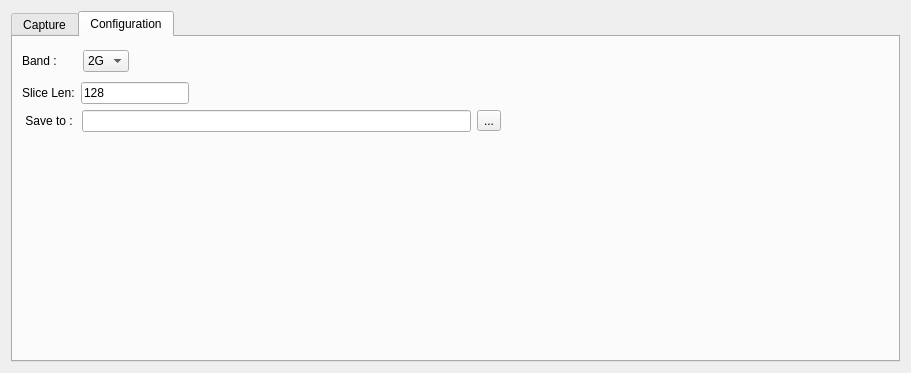
<?xml version="1.0" encoding="UTF-8"?>
<ui version="4.0">
 <class>Widget</class>
 <widget class="QWidget" name="Widget">
  <property name="geometry">
   <rect>
    <x>0</x>
    <y>0</y>
    <width>782</width>
    <height>373</height>
   </rect>
  </property>
  <property name="windowTitle">
   <string>Widget</string>
  </property>
  <layout class="QVBoxLayout" name="verticalLayout_7">
   <item>
    <widget class="QTabWidget" name="tabWidget">
     <property name="sizePolicy">
      <sizepolicy hsizetype="Minimum" vsizetype="Expanding">
       <horstretch>0</horstretch>
       <verstretch>0</verstretch>
      </sizepolicy>
     </property>
     <property name="currentIndex">
      <number>1</number>
     </property>
     <widget class="QWidget" name="tab">
      <attribute name="title">
       <string>Capture</string>
      </attribute>
      <layout class="QHBoxLayout" name="horizontalLayout_3">
       <item>
        <layout class="QVBoxLayout" name="verticalLayout">
         <item>
          <layout class="QHBoxLayout" name="horizontalLayout_2">
           <item>
            <widget class="QToolButton" name="btn_scan">
             <property name="text">
              <string>Scan</string>
             </property>
            </widget>
           </item>
           <item>
            <widget class="QToolButton" name="btn_start">
             <property name="text">
              <string>Start</string>
             </property>
            </widget>
           </item>
           <item>
            <widget class="QToolButton" name="btn_stop">
             <property name="text">
              <string>stop</string>
             </property>
            </widget>
           </item>
           <item>
            <widget class="QLabel" name="label">
             <property name="sizePolicy">
              <sizepolicy hsizetype="Expanding" vsizetype="Ignored">
               <horstretch>0</horstretch>
               <verstretch>0</verstretch>
              </sizepolicy>
             </property>
             <property name="minimumSize">
              <size>
               <width>64</width>
               <height>0</height>
              </size>
             </property>
             <property name="baseSize">
              <size>
               <width>120</width>
               <height>0</height>
              </size>
             </property>
             <property name="lineWidth">
              <number>128</number>
             </property>
             <property name="text">
              <string/>
             </property>
             <property name="scaledContents">
              <bool>true</bool>
             </property>
            </widget>
           </item>
          </layout>
         </item>
         <item>
          <widget class="QTableWidget" name="list_ap">
           <property name="sizeAdjustPolicy">
            <enum>QAbstractScrollArea::AdjustToContents</enum>
           </property>
           <property name="showDropIndicator" stdset="0">
            <bool>false</bool>
           </property>
           <property name="dragDropOverwriteMode">
            <bool>false</bool>
           </property>
           <property name="alternatingRowColors">
            <bool>true</bool>
           </property>
           <property name="selectionMode">
            <enum>QAbstractItemView::SingleSelection</enum>
           </property>
           <property name="selectionBehavior">
            <enum>QAbstractItemView::SelectRows</enum>
           </property>
           <property name="textElideMode">
            <enum>Qt::ElideMiddle</enum>
           </property>
           <attribute name="verticalHeaderCascadingSectionResizes">
            <bool>true</bool>
           </attribute>
           <column>
            <property name="text">
             <string>SSID</string>
            </property>
           </column>
           <column>
            <property name="text">
             <string>MAC</string>
            </property>
           </column>
           <column>
            <property name="text">
             <string>Band</string>
            </property>
           </column>
           <column>
            <property name="text">
             <string>CH</string>
            </property>
           </column>
           <column>
            <property name="text">
             <string>BW</string>
            </property>
           </column>
           <column>
            <property name="text">
             <string>RSSI</string>
            </property>
           </column>
           <column>
            <property name="text">
             <string>Center Freq</string>
            </property>
           </column>
          </widget>
         </item>
        </layout>
       </item>
      </layout>
     </widget>
     <widget class="QWidget" name="tab_2">
      <attribute name="title">
       <string>Configuration</string>
      </attribute>
      <layout class="QVBoxLayout" name="verticalLayout_6">
       <item>
        <layout class="QHBoxLayout" name="horizontalLayout_4">
         <item>
          <widget class="QLabel" name="label_2">
           <property name="text">
            <string>Band :      </string>
           </property>
          </widget>
         </item>
         <item>
          <widget class="QComboBox" name="comboBox">
           <item>
            <property name="text">
             <string>2G</string>
            </property>
           </item>
           <item>
            <property name="text">
             <string>5G</string>
            </property>
           </item>
           <item>
            <property name="text">
             <string>6G</string>
            </property>
           </item>
          </widget>
         </item>
         <item>
          <spacer name="horizontalSpacer">
           <property name="orientation">
            <enum>Qt::Horizontal</enum>
           </property>
           <property name="sizeHint" stdset="0">
            <size>
             <width>400</width>
             <height>30</height>
            </size>
           </property>
          </spacer>
         </item>
        </layout>
       </item>
       <item>
        <layout class="QHBoxLayout" name="horizontalLayout_5">
         <item>
          <widget class="QLabel" name="label_3">
           <property name="text">
            <string>Slice Len:</string>
           </property>
          </widget>
         </item>
         <item>
          <widget class="QLineEdit" name="lineEdit">
           <property name="text">
            <string>128</string>
           </property>
          </widget>
         </item>
         <item>
          <spacer name="horizontalSpacer_2">
           <property name="orientation">
            <enum>Qt::Horizontal</enum>
           </property>
           <property name="sizeHint" stdset="0">
            <size>
             <width>700</width>
             <height>20</height>
            </size>
           </property>
          </spacer>
         </item>
        </layout>
       </item>
       <item>
        <layout class="QHBoxLayout" name="horizontalLayout_6">
         <item>
          <widget class="QLabel" name="label_4">
           <property name="text">
            <string> Save to : </string>
           </property>
          </widget>
         </item>
         <item>
          <widget class="QLineEdit" name="lineEdit_2"/>
         </item>
         <item>
          <widget class="QToolButton" name="btn_browser">
           <property name="text">
            <string>...</string>
           </property>
          </widget>
         </item>
         <item>
          <spacer name="horizontalSpacer_3">
           <property name="orientation">
            <enum>Qt::Horizontal</enum>
           </property>
           <property name="sizeHint" stdset="0">
            <size>
             <width>40</width>
             <height>20</height>
            </size>
           </property>
          </spacer>
         </item>
        </layout>
       </item>
       <item>
        <spacer name="verticalSpacer">
         <property name="orientation">
          <enum>Qt::Vertical</enum>
         </property>
         <property name="sizeHint" stdset="0">
          <size>
           <width>20</width>
           <height>202</height>
          </size>
         </property>
        </spacer>
       </item>
      </layout>
     </widget>
    </widget>
   </item>
  </layout>
 </widget>
 <resources/>
 <connections/>
</ui>
